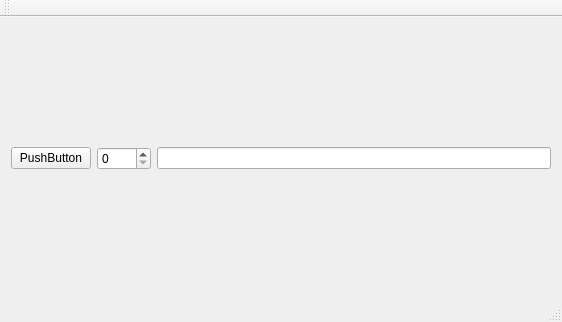
<?xml version="1.0" encoding="UTF-8"?>
<ui version="4.0">
 <class>MainWindow</class>
 <widget class="QMainWindow" name="MainWindow">
  <property name="geometry">
   <rect>
    <x>0</x>
    <y>0</y>
    <width>562</width>
    <height>322</height>
   </rect>
  </property>
  <property name="windowTitle">
   <string>MainWindow</string>
  </property>
  <widget class="QWidget" name="centralWidget">
   <layout class="QHBoxLayout" name="horizontalLayout">
    <item>
     <widget class="QPushButton" name="pushButton">
      <property name="text">
       <string>PushButton</string>
      </property>
     </widget>
    </item>
    <item>
     <widget class="QSpinBox" name="spinBox">
      <property name="sizePolicy">
       <sizepolicy hsizetype="Minimum" vsizetype="Fixed">
        <horstretch>0</horstretch>
        <verstretch>0</verstretch>
       </sizepolicy>
      </property>
      <property name="maximum">
       <number>9999</number>
      </property>
     </widget>
    </item>
    <item>
     <widget class="QLineEdit" name="lineEdit">
      <property name="sizePolicy">
       <sizepolicy hsizetype="Expanding" vsizetype="Fixed">
        <horstretch>0</horstretch>
        <verstretch>0</verstretch>
       </sizepolicy>
      </property>
     </widget>
    </item>
   </layout>
  </widget>
  <widget class="QMenuBar" name="menuBar">
   <property name="geometry">
    <rect>
     <x>0</x>
     <y>0</y>
     <width>562</width>
     <height>26</height>
    </rect>
   </property>
  </widget>
  <widget class="QToolBar" name="mainToolBar">
   <attribute name="toolBarArea">
    <enum>TopToolBarArea</enum>
   </attribute>
   <attribute name="toolBarBreak">
    <bool>false</bool>
   </attribute>
  </widget>
  <widget class="QStatusBar" name="statusBar"/>
 </widget>
 <layoutdefault spacing="6" margin="11"/>
 <resources/>
 <connections/>
</ui>
